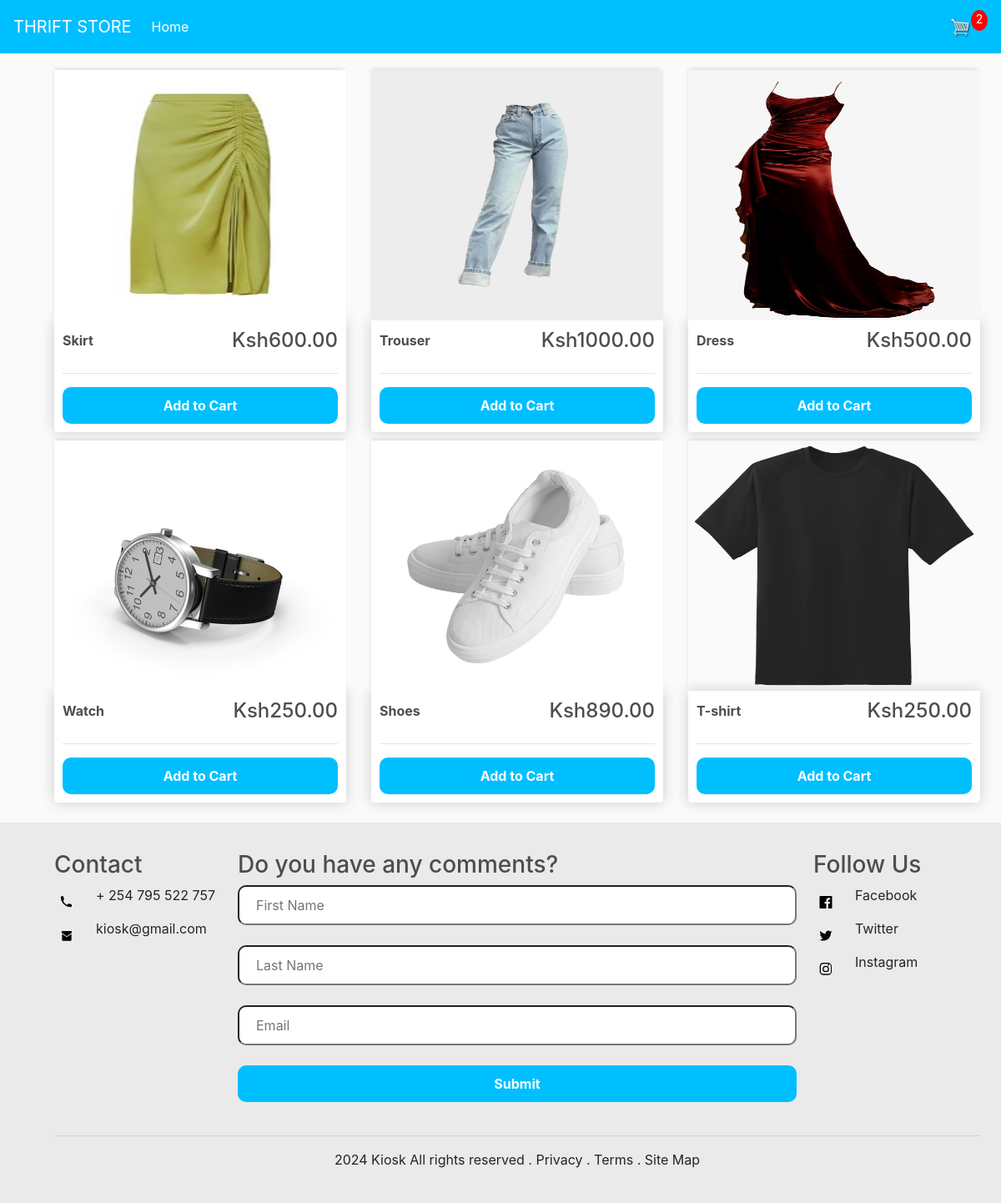
The app's page / (signed in) with its own data.
### store/models.py (models this page shows, shortened)
class Product(models.Model):
    name = models.CharField(max_length=200, null=True)
    price = models.DecimalField(max_digits=7, decimal_places=2)
    digital = models.BooleanField(default=False, null=True, blank=False)
    image = models.ImageField(null=True, blank=True)
    @property
    def imageURL(self):
        try:
            url = self.image.url
        except:
            url = ''
        return url

### store/views.py (the view)
# urls.py: path('', include('store.urls'))
def store(request):
    data = cartData(request)
    cartItems = data['cartItems']
    products = Product.objects.all()
    context = {'products': products, 'cartItems':cartItems}
    return render(request, 'store/store.html', context)

### store/models.py (called while the page is built)
    @property
    def get_cart_items(self):
        orderitems = self.orderitem_set.all()
        total = sum([item.quantity for item in orderitems])
        return total

### store/utils.py (called while the page is built)
def cartData(request):
    if request.user.is_authenticated:
        customer = request.user.customer
        order, created = Order.objects.get_or_create(customer=customer, complete=False)
        items = order.orderitem_set.all()
        cartItems = order.get_cart_items
    else:
        cookieData = cookieCart(request)
        cartItems = cookieData['cartItems']
        order = cookieData['order']
        items = cookieData['items']
    return {'items':items, 'order':order, 'cartItems':cartItems}

### store/templates/store/store.html
{% extends 'store/main.html' %}
{% load static %}
{% block content %}
    <div class="row">
        {% for product in products %}
        <div class="col-lg-4">
            <img class="thumbnail" src="{{product.imageURL}}" alt="">
            <div class="box-element product">
                <div class="flex">
                    <h6><strong>{{ product.name }}</strong></h6>
                    <h4>Ksh{{ product.price|floatformat:2 }}</h4>
                </div>
                <hr>
                <button data-product="{{product.id}}" data-action="add"
                class="btn add-btn update-cart">Add to Cart</button>
            </div>
        </div>
        {% endfor %}
    </div>
{% endblock content %}

### static/css/main.css (style rules this page uses)
:root { --primary-color: rgb(0, 191, 255); --container-color: rgb(234, 234, 234); }
body { background-color: hsl(0, 0%, 98%); }
h1,h2,h3,h4,h5,h6 { color:hsl(0, 0%, 30%); }
.box-element { box-shadow:hsl(0, 0%, 80%) 0 0 16px; background-color: #fff; border-radius: 4px; padding: 10px; }
.thumbnail { width: 100%; height: 300px; -webkit-box-shadow: -1px -3px 5px -2px rgba(214,214,214,1); -moz-box-shadow: -1px -3px 5px -2px rgba(214,214,214,1); box-shadow: -1px -3px 5px -2px rgba(214,214,214,1); background-size: contain; background-position: center; }
.product { border-radius: 0 0 4px 4px; }
.col-lg-4, .col-lg-6, .col-lg-8, .col-lg-12 { margin-top: 10px; }
.btn { background: var(--primary-color); border-radius: 10px; width: 100%; padding: 10px 20px; color: white; cursor: pointer; }
.flex { display: flex; justify-content: space-between; align-items: center; }
.btn { border: none; background-color: var(--primary-color); padding: 10px 20px; border-radius: 10px; font-weight: bold; }

### records on screen
Product: imageURL (picture), name "Skirt", price "600.00"
Product: imageURL (picture), name "Trouser", price "1000.00"
Product: imageURL (picture), name "Dress", price "500.00"
Product: imageURL (picture), name "Watch", price "250.00"
Product: imageURL (picture), name "Shoes", price "890.00"
Product: imageURL (picture), name "T-shirt", price "250.00"

### other values on screen
{{ cartItems }} "2"
